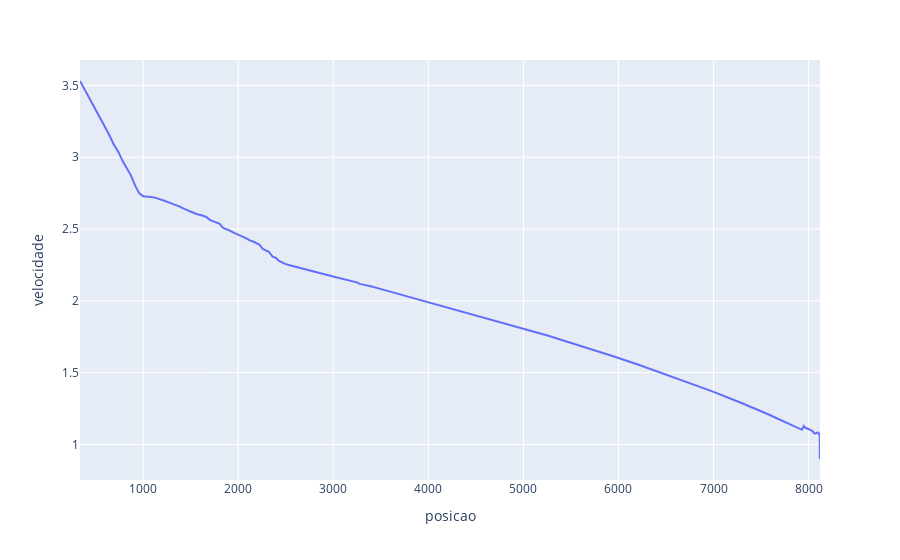

Write notebook code for a chart like this one.
### Code cell
df = pd.read_csv('/home/jp/Documents/ssl-unification/bin/csv/4.csv', header= None)
df = getDftoIntercept(df)
#df.drop_duplicates(subset=['posicao'], keep='first', inplace=True)
fig = px.line(df,x='posicao',y='velocidade')
fig.show()

### Figure 1 — Plotly figure (JSON) as saved in the notebook; plotly's stock layout.template omitted (floating-point values rounded to 4 significant figures; data arrays with more than 128 entries replaced by an {"elided": "..."} marker saying what was removed)
{"data": [{"hovertemplate": "posicao=%{x}<br>velocidade=%{y}<extra></extra>", "legendgroup": "", "line": {"color": "#636efa", "dash": "solid"}, "marker": {"symbol": "circle"}, "mode": "lines", "name": "", "orientation": "v", "showlegend": false, "type": "scatter", "x": {"elided": "267 float values"}, "xaxis": "x", "y": {"elided": "267 float values"}, "yaxis": "y"}], "layout": {"legend": {"tracegroupgap": 0}, "margin": {"t": 60}, "xaxis": {"anchor": "y", "domain": [0, 1], "title": {"text": "posicao"}}, "yaxis": {"anchor": "x", "domain": [0, 1], "title": {"text": "velocidade"}}}}
